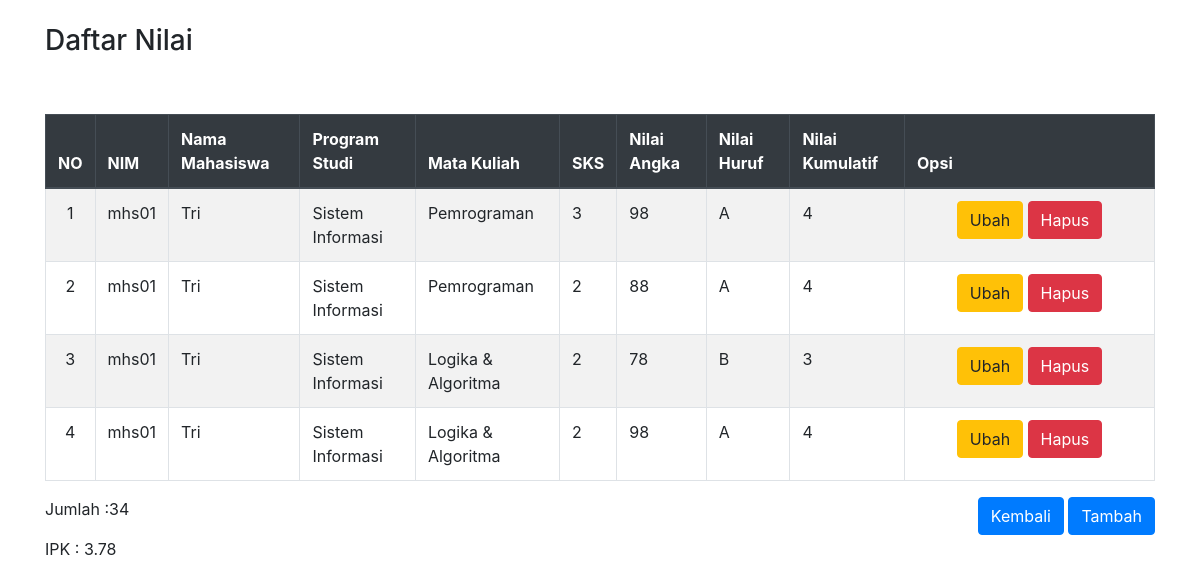
Page /nilai.php on the committed database.
### tables this page shows
CREATE TABLE `mahasiswa` (
  `nim` varchar(12) NOT NULL,
  `nama_mhs` varchar(50) NOT NULL,
  `prodi` varchar(20) NOT NULL,
  `jenisk` varchar(25) NOT NULL,
  `nohp` varchar(12) NOT NULL
);

CREATE TABLE `nilai` (
  `nim` varchar(12) NOT NULL,
  `id_matkul` int(11) NOT NULL,
  `matkul` varchar(50) NOT NULL,
  `sks` int(1) NOT NULL,
  `nilai` varchar(5) NOT NULL
);

### nilai.php (the view, shortened to what this page needs)
<?php include 'assets/header.php'; ?>
<?php
$sum = 0;
$tsks = 0;
?>
    <div class="wrapper">
    <br>
      <div class="row">
        <div class="container">
          <h3>Daftar Nilai</h3>
        </div>
      </div>
      <br>
      <br>
      <div class="container">
        <table class="table table-bordered table-striped">
          <thead class="thead-dark">
            <tr>
              <th>NO</th>
              <th>NIM</th>
              <th>Nama Mahasiswa</th>
              <th>Program Studi</th>
              <th>Mata Kuliah</th>
              <th>SKS</th>
              <th>Nilai Angka</th>
              <th>Nilai Huruf</th>
              <th>Nilai Kumulatif</th>
              <th>Opsi</th>
            </tr>
          </thead>
          <tbody>
          <?php
          $no = 1;
          $ambildb  = "SELECT * FROM mahasiswa INNER JOIN nilai ON mahasiswa.nim=nilai.nim";
          $tampungdb  = $conn->query($ambildb);
          while ($tampil = $tampungdb->fetch_assoc()) { ?>
          <?php
           if ($tampil['nilai'] < 50) {
            $huruf = "E";
          } elseif ($tampil['nilai'] < 60) {
            $huruf = "D";
          } elseif ($tampil['nilai'] < 70) {
            $huruf = "C";
          } elseif ($tampil['nilai'] < 85) {
            $huruf = "B";
          } elseif ($tampil['nilai'] >= 85) {
            $huruf = "A";
          }
          ?>
           <?php
			if ($huruf == 'A'){
			$mutu = 4;
			}else if ($huruf == 'B'){
			$mutu = 3;
			} else if ($huruf == 'C'){
			$mutu = 2;
			} else if ($huruf == 'D'){
			$mutu = 1;
			} else if($huruf == 'E'){
			$mutu = 0;
			}
	?>
            <tr>
            <td style="text-align: center;"><?= $no++; ?></td>
              <td><?= $tampil['nim']; ?></td>
              <td><?= $tampil['nama_mhs']; ?></td>
              <td><?= $tampil['prodi']; ?></td>
              <td><?= $tampil['matkul']; ?></td>
              <td><?= $tampil['sks']; ?></td>
              <td><?= $tampil['nilai']; ?></td>
              <td><?= $huruf; ?></td>
              <td><?= $mutu; ?></td>
              <td style="text-align: center; width: 250px;">
                <a href="edit_nilai.php?id_matkul=<?= $tampil['id_matkul']; ?>" class="btn btn-warning">Ubah</a>
                <a href="hapus_nilai.php?id_matkul=<?= $tampil['id_matkul']; ?>" class="btn btn-danger" onclick="return confirm('Yakin hapus <?= $tampil['nama_mhs']; ?>');">Hapus</a>
              </td>
            </tr>
     <?php
        $sum = $sum + ($tampil["sks"] * ($mutu));
        $tsks = $tsks + $tampil["sks"] ;
       ?>
          <?php } ?>
          </body>
       <div class="form-group float-right">
            <a href="mahasiswa.php" class="btn btn-primary">Kembali</a>
            <a href="tambah_nilai.php" class="btn btn-primary">Tambah</a>
    </div>
            <p>Jumlah :<?php echo $sum?></p>
      <p>IPK : <?php $ipk = $sum / $tsks;
	  $ipk = round($ipk,2);
	  echo "$ipk"; ?></p>
<?php include 'assets/footer.php'; ?>

### assets/header.php (shortened to what this page needs)
<!doctype html>
  <html lang="en">
  <head>
    <link rel="stylesheet" href="https://stackpath.bootstrapcdn.com/bootstrap/4.3.1/css/bootstrap.min.css">
  </head>
  <body>

### assets/footer.php (shortened to what this page needs)
</body>
</html>

### rows in the picture
mahasiswa: nilai.nim "mhs01", nama_mhs "Tri", prodi "Sistem Informasi", nilai.matkul "Pemrograman", nilai.sks "3", nilai.nilai "98", nilai.nilai "A", nilai.nilai "4", nilai.sks "2", nilai.nilai "88", nilai.matkul "Logika & Algoritma", nilai.nilai "78", nilai.nilai "B", nilai.nilai "3"

### other values in the picture
$sum "34"
$ipk "3.78"
